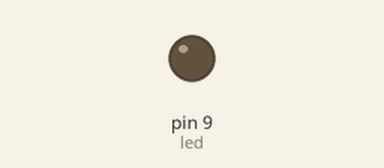
A sketch run on a simulated Arduino Uno, built with avr-gcc and run on an emulated ATmega328P. On the bench: output pins drawn as LEDs (lit = HIGH).

Above: at 0.05 s.
At 2.35 s:
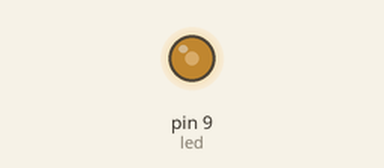
At 4.7 s:
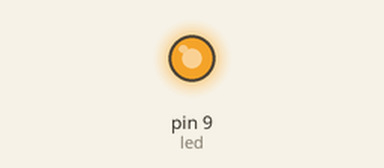
At 9.4 s:
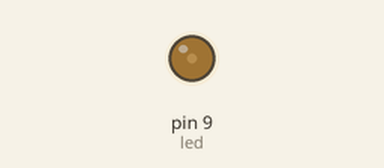
Timing chart, 0 to 13.5 s (numbered marks = the images above):
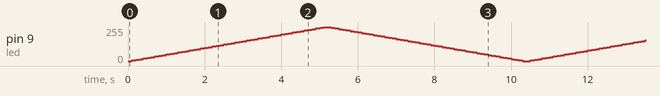

The sketch:

led_analog_out_manuel.ino
```cpp
const int led = 9;
void setup()
{
  Serial.begin( 9600 );
  pinMode(led, OUTPUT);

}
void loop(){

  for( int p=0; p<=255; p+=5){
      analogWrite(led, p);
      delay(100);
  }
  for( int p=255; p>=0; p-=5 ){
      analogWrite(led, p);
      delay(100);
  }

}
```
